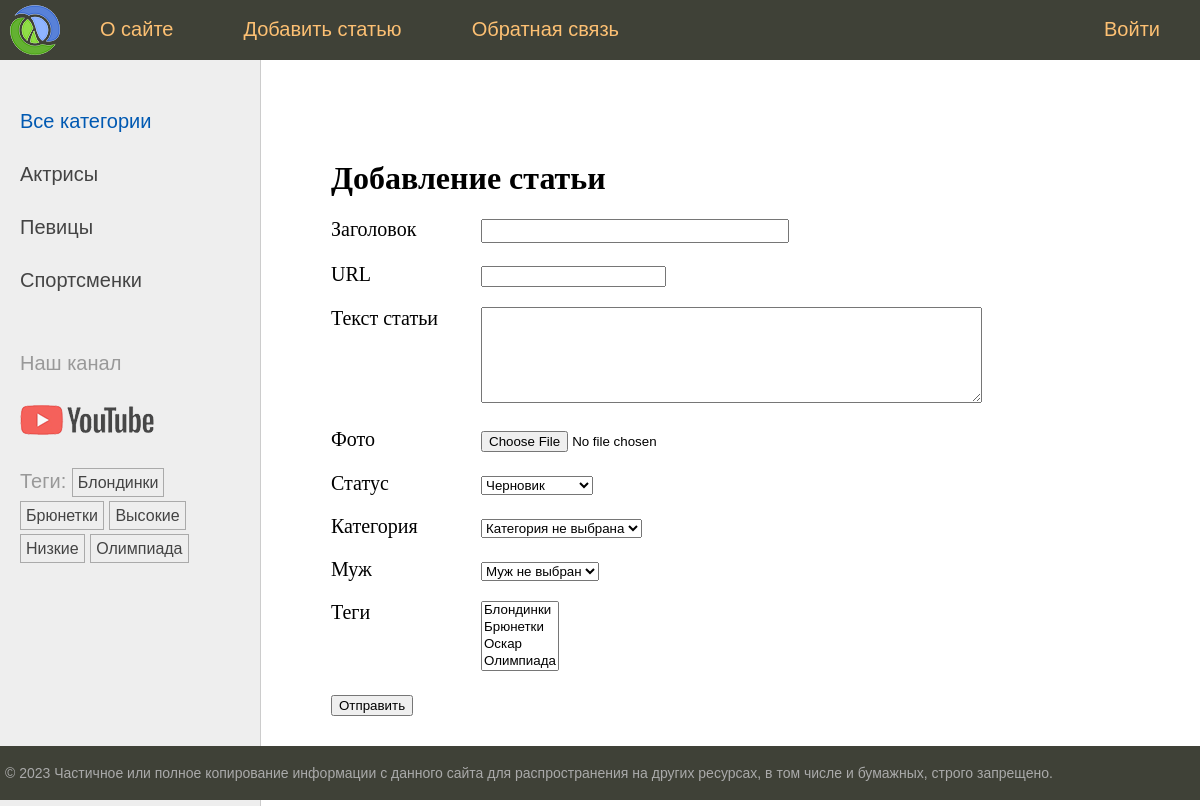
The page /addpage/ on the database its author committed.
### women/models.py (models this page shows)
class Category(models.Model):
    name = models.CharField(max_length=100, db_index=True, verbose_name="Категория")
    slug = models.SlugField(max_length=255, db_index=True, unique=True, verbose_name="Slug")
    class Meta:
        verbose_name = "Категория"
        verbose_name_plural = "Категории"
    def __str__(self):
        return self.name
    def get_absolute_url(self):
        return reverse('category', kwargs={'cat_slug': self.slug})

class TagPost(models.Model):
    tag = models.CharField(max_length=100, db_index=True)
    slug = models.SlugField(max_length=255, unique=True, db_index=True)
    def __str__(self):
        return self.tag
    def get_absolute_url(self):
        return reverse('tag', kwargs={'tag_slug': self.slug})

### women/views.py (the view)
# urls.py: path("addpage/", views.AddPage.as_view(), name='add_page'),
class AddPage(DataMixin, CreateView):
    form_class = AddPostForm
    template_name = 'women/add_page.html'
    title_page = "Добавление статьи"

### women/forms.py (shortened to what this page needs)
class AddPostForm(forms.ModelForm):
    cat = forms.ModelChoiceField(queryset=Category.objects.all(), label="Категория", empty_label="Категория не выбрана")
    husband = forms.ModelChoiceField(queryset=Husband.objects.all(), required=False, label="Муж", empty_label="Муж не выбран")
    class Meta:
        model = Women
        fields = ['title', 'slug', 'content', 'photo', 'is_published', 'cat', 'husband', 'tags']
        labels = {'slug': 'URL'}
        widgets = {'title': forms.TextInput(attrs={'class': 'form-input'}),
                   'content': forms.Textarea(attrs={'rows': 6, 'cols': 60}),
                   }

### women/models.py (called while the page is built)
    def __str__(self):
        return self.name

### women/templatetags/women_tags.py (called while the page is built)
@register.inclusion_tag('women/list_categories.html')
def show_category(cat_selected=0):
    cats = Category.objects.annotate(total=Count("posts")).filter(total__gt=0)
    return {'cats': cats, 'cat_selected': cat_selected}

@register.inclusion_tag('women/list_tags.html')
def show_tags():
    return {'tags': TagPost.objects.annotate(total=Count("womens")).filter(total__gt=0)}

### women/templates/women/add_page.html (shortened to what this page needs)
{% extends 'base.html'%}
{% block content %}
<h1>{{ title }}</h1>
<form action="" method="post" enctype="multipart/form-data">
  {% for f in form %}
  <p><label class="form-label" for="{{f.id_for_label}}">{{ f.label }}</label>{{ f }}</p>
  {% endfor %}
  <button type="submit">Отправить</button>
</form>
{% endblock %}

### women/templates/women/list_categories.html
{% for cat in cats %}
{% if cat.id == cat_selected %}
<li class="selected">{{cat.name}}</li>
{% else %}
<li><a href="{{ cat.get_absolute_url }}">{{cat.name}}</a></li>
{% endif %}
{% endfor %}

### women/templates/women/list_tags.html
{% if tags %}
<ul class="tags-list">
    <li>Теги:</li>
    {% for t in tags %}
    <li><a href="{{ t.get_absolute_url }}">{{t.tag}}</a></li>
    {% endfor %}
</ul>
{% endif %}

### women/static/women/css/styles.css (style rules this page uses)
html, body { font-family: 'Arial'; margin: 0; padding: 0; height: 100%; width: 100%; color: #444; }
a { color: #0059b2; text-decoration: none; }
.left-chapters ul { width: 230px; margin: 0; padding: 20px 10px 10px 20px; list-style: none; font-size: 20px; }
.left-chapters ul li { margin: 30px 0 0 0; color: #999; }
.left-chapters ul li a { color: #444; text-decoration: none; }
ul.tags-list { width: 100%; margin: 0; padding: 0; list-style: none; }
ul.tags-list li { margin: 0; padding: 0 0 10px; display: inline-block; }
ul.tags-list li a { padding: 5px; font-size: 16px; border: 1px solid #aaa; }
.content-text h1 { font-size: 32px; }
.form-input { width: 300px; font-size: 16px; }
.form-label { display: inline-block; min-width: 150px; vertical-align: top; }

### rows shown on the page
Category: name "Актрисы"
Category: name "Певицы"
Category: name "Спортсменки"
TagPost: tag "Блондинки"
TagPost: tag "Брюнетки"
TagPost: tag "Высокие"
TagPost: tag "Низкие"
TagPost: tag "Олимпиада"

### other values the page prints
{{ m.title }} "О сайте" "Добавить статью" "Обратная связь" "Войти"
{{ title }} "Добавление статьи"
{{ f.label }} "Заголовок" "URL" "Текст статьи" "Фото" "Статус" "Категория" "Муж" "Теги"
